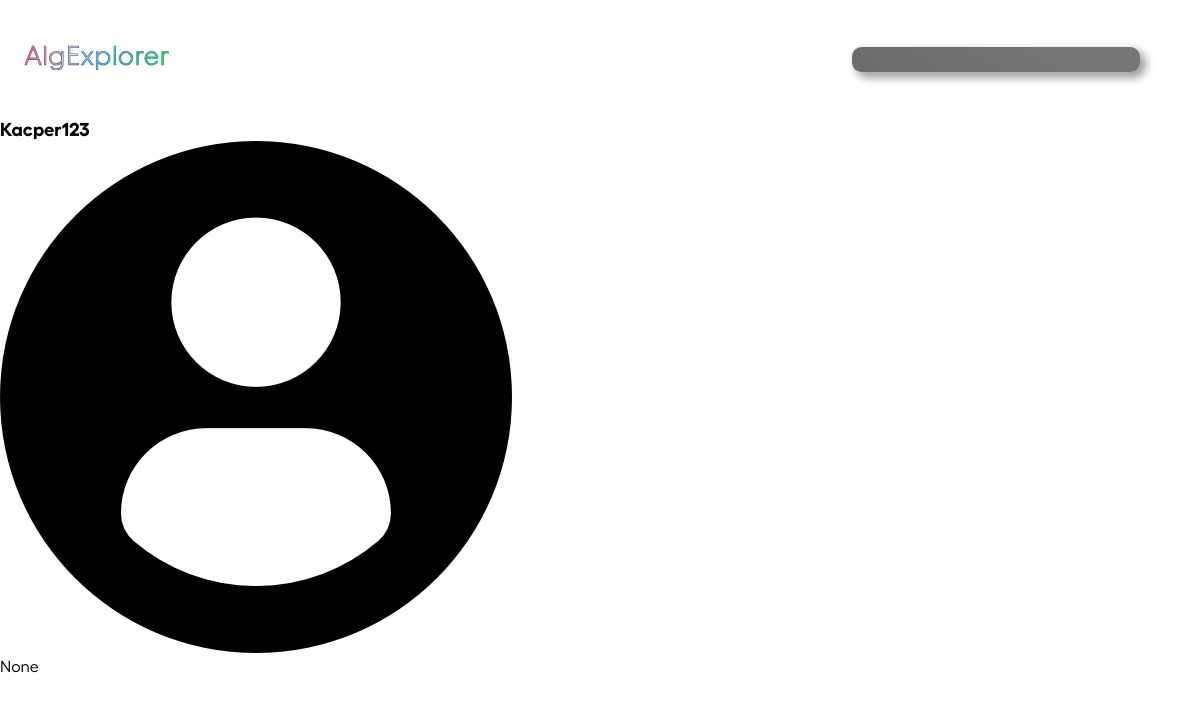
/users/profile/693fdb930c4e4445a4119680aaf95774/ (signed in), run on the app's committed database.
### profiles/models.py (models this page shows, shortened)
class Profile(models.Model):
    id = models.UUIDField(default=uuid.uuid4, unique=True, primary_key=True, editable=False)
    user = models.OneToOneField(User, on_delete=models.CASCADE, null=True, blank=True)
    date_added = models.DateTimeField(auto_now_add=True)
    username = models.CharField(max_length=150)
    first_name = models.CharField(max_length=150, default="")
    last_name = models.CharField(max_length=150, null=True, blank=True)
    email = models.EmailField(max_length=150, blank=True, null=True)
    description = models.TextField(blank=True, null=True)
    image = models.ImageField(null=True, blank=True, upload_to="profiles/", default="/profiles/default.png")
    saved_count = models.IntegerField(default=0, blank=True, null=True)

### profiles/views.py (the view)
# urls.py: path('profile/<str:pk>/', views.getProfile, name="profile"),
def getProfile(request, pk):
    try:
        profile = Profile.objects.get(id=pk)
    except ObjectDoesNotExist:
        return redirect('algs-main')
    context = {
        'profile' : profile,
        'alltags' : Tag.objects.all(),
    }
    return render(request, "profiles/profile.html", context)

### profiles/templates/profiles/profile.html
{% extends 'main.html' %}
{% block content %}
<h3>{{profile.username}}</h3>
<img src="{{profile.image.url}}" alt="">
<p>{{profile.description}}</p>
{% endblock content %}

### static/css/main.css (style rules this page uses)
:root { --text1: #fff; }
* { margin: 0; padding: 0; box-sizing: border-box; }
body { font-family: "Fellix", sans-serif; height: 100vh; width: 100vw; margin: 0; padding: 0; display: grid; grid-template-rows: repeat(9, 1fr); grid-template-columns: 100%; }

### data on the page
Profile: username "Kacper123", image (placeholder picture), description "None"
